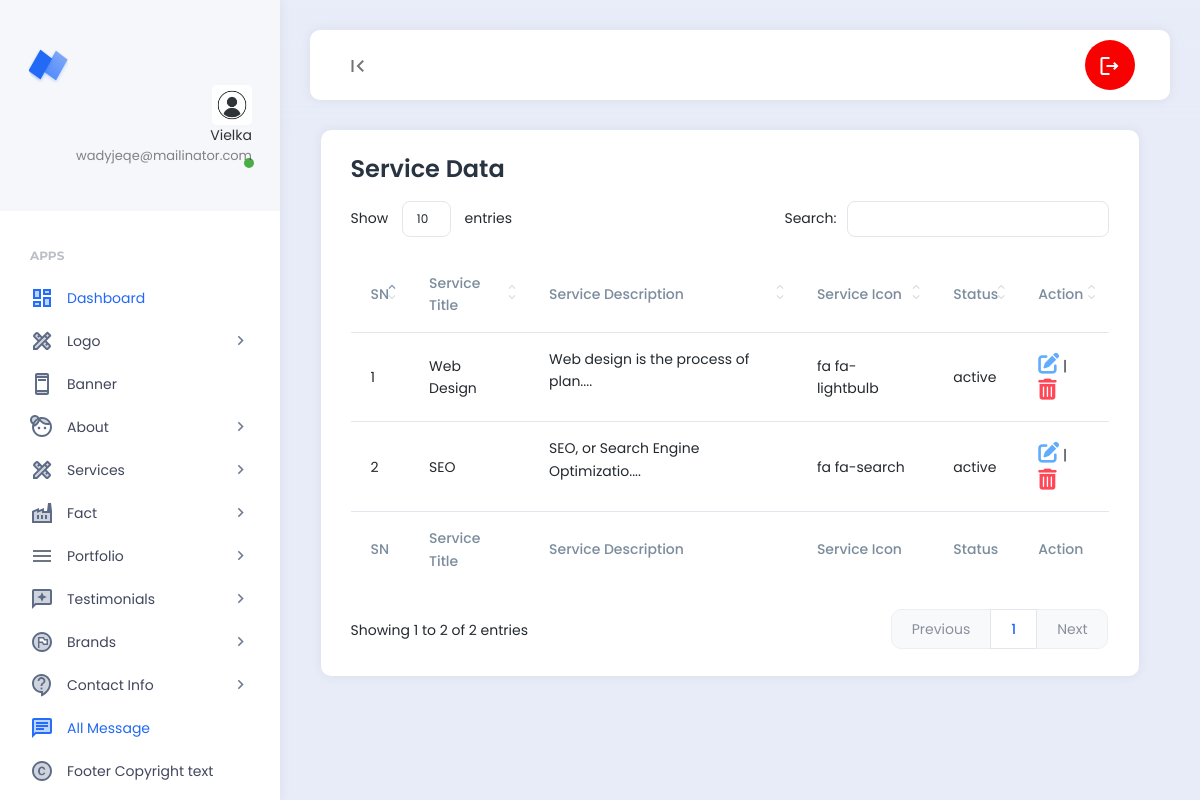
Screenshot of /backend/manage_service.php (signed in) with the database file from the repository.
### tables this page shows
CREATE TABLE `pro_users` (
  `id` int(11) NOT NULL,
  `name` varchar(55) NOT NULL,
  `email` varchar(55) NOT NULL,
  `password` varchar(100) NOT NULL,
  `profile_photo` varchar(200) NOT NULL DEFAULT 'profile_photo.jpg'
);

CREATE TABLE `pro_services` (
  `id` int(11) NOT NULL,
  `service_title` varchar(255) NOT NULL,
  `service_description` text NOT NULL,
  `service_icon` varchar(100) NOT NULL,
  `service_status` varchar(100) NOT NULL
);

### backend/manage_service.php (the view, shortened to what this page needs)
<?php
require_once('header.php');
require_once('../config/db.php');
$service_data_select_query="SELECT * FROM pro_services;";
$view_service_data_query_run = mysqli_query($db_con, $service_data_select_query);
$serial = 1;
?>
<div class="row">
    <div class="col-md-12 col-lg-12">
        <div class="card">
            <div class="card-header">
                <h2 style="font-size: 24px;" class="card-title">Service Data</h2>
            </div>
            <div class="card-body">
                <table id="datatable1" class="display" style="width:100%">
                    <thead>
                        <tr>
                            <th>SN</th>
                            <th>Service Title</th>
                            <th>Service Description</th>
                            <th>Service Icon</th>
                            <th>Status</th>
                            <th>Action</th>
                        </tr>
                    </thead>
                    <tbody>
                        <?php foreach ($view_service_data_query_run as $service_items) :?>
                            <tr>
                            <td><?= $serial++;?></td>
                            <td><?= $service_items['service_title']; ?></td>
                            <td><?= mb_strimwidth($service_items['service_description'], 0, 40, '....') ?></td>
                            <td><?= $service_items['service_icon']; ?></td>
                            <td><?= $service_items['service_status']; ?></td>
                            <td>
                                <a href="edit_service.php?id=<?=$service_items['id'];?>" class="text-info h4"><i class="fa-solid fa-pen-to-square"></i></a>
                                |
                                <a href="delete_service.php?id=<?=$service_items['id'];?>" class="text-danger h4"><i class="fa-solid fa-trash-can"></i></a>
                            </td>
                        </tr>
                      <?php endforeach;?>
                    </tbody>
                    <tfoot>
                        <tr>
                            <th>SN</th>
                            <th>Service Title</th>
                            <th>Service Description</th>
                            <th>Service Icon</th>
                            <th>Status</th>
                            <th>Action</th>
                        </tr>
                    </tfoot>
                </table>
            </div>
        </div>
    </div>
</div>
<?php require_once('footer.php');?>

### backend/header.php (shortened to what this page needs)
<?php
require_once('../config/db.php');
$id = $_SESSION['login_id'];
$select_profile_image_query = "SELECT profile_photo FROM `pro_users` WHERE id=$id";
$query_run = mysqli_query($db_con, $select_profile_image_query);
$select_profile_fetch_assoc = mysqli_fetch_assoc($query_run)['profile_photo'];
?>
<!DOCTYPE html>
<html lang="en">
<head>
    <link rel="stylesheet" href="https://cdnjs.cloudflare.com/ajax/libs/font-awesome/6.4.2/css/all.min.css">
    <link href="assets/plugins/bootstrap/css/bootstrap.min.css" rel="stylesheet">
    <link href="assets/plugins/perfectscroll/perfect-scrollbar.css" rel="stylesheet">
    <link href="assets/plugins/pace/pace.css" rel="stylesheet">
    <link href="assets/plugins/highlight/styles/github-gist.css" rel="stylesheet">
    <link href="assets/plugins/summernote/summernote-lite.min.css" rel="stylesheet">
    <link href="assets/plugins/datatables/datatables.min.css" rel="stylesheet">
    <link href="assets/css/main.min.css" rel="stylesheet">
    <link href="assets/css/custom.css" rel="stylesheet">
</head>
<body>
    <div class="app align-content-stretch d-flex flex-wrap">
        <div class="app-sidebar">
            <div class="logo">
                <a href="http://localhost/project/" target="_blank" class="logo-icon"><span class="logo-text">Neptune</span></a>
                <div class="sidebar-user-switcher user-activity-online">
                    <a href="#">
                        <img src="assets/images/profile_photo/<?= $select_profile_fetch_assoc;?>">
                        <span class="activity-indicator"></span>
                        <span class="user-info-text"><?php if(isset($_SESSION['login_name'])) : echo $_SESSION['login_name']; endif ?><br><span class="user-state-info"><?php if(isset($_SESSION['login_email'])) : echo $_SESSION['login_email']; endif?></span></span>
                    </a>
                </div>
            </div>
            <div class="app-menu">
                <ul class="accordion-menu">
                    <li class="sidebar-title">
                        Apps
                    </li>
                    <li class="active-page">
                        <a href="dashboard.php" class="active"><i class="material-icons-two-tone">dashboard</i>Dashboard</a>
                    </li>
                    <li>
                        <a href=""><i class="material-icons-two-tone">design_services</i>Logo<i class="material-icons has-sub-menu">keyboard_arrow_right</i></a>
                    </li>
                    <li>
                        <a href="manage_banner.php"><i class="material-icons-two-tone">ad_units</i>Banner</a>
                    </li>
                    <li>
                        <a href=""><i class="material-icons-two-tone">face_4</i>About<i class="material-icons has-sub-menu">keyboard_arrow_right</i></a>
                    </li>
                    <li>
                        <a href=""><i class="material-icons-two-tone">design_services</i>Services<i class="material-icons has-sub-menu">keyboard_arrow_right</i></a>
                    </li>
                    <li>
                        <a href=""><i class="material-icons-two-tone">factory</i>Fact<i class="material-icons has-sub-menu">keyboard_arrow_right</i></a>
                    </li>
                    <li>
                        <a href=""><i class="material-icons-two-tone"> menu </i>Portfolio<i class="material-icons has-sub-menu">keyboard_arrow_right</i></a>
                    </li>
                    <li>
                        <a href=""><i class="material-icons-two-tone">reviews</i>Testimonials<i class="material-icons has-sub-menu">keyboard_arrow_right</i></a>
                    </li>
                    <li>
                        <a href=""><i class="material-icons-two-tone">flag_circle</i>Brands<i class="material-icons has-sub-menu">keyboard_arrow_right</i></a>
                    </li>
                    <li>
                        <a href=""><i class="material-icons-two-tone">contact_support</i>Contact Info<i class="material-icons has-sub-menu">keyboard_arrow_right</i></a>
                    </li>
                    <li class="active-page">
                        <a href="all_message.php" class="active"><i class="material-icons-two-tone">chat</i>All Message</a>
                    </li>
                    <li>
                        <a href="copyright_text.php"><i class="material-icons-two-tone">copyright</i>Footer Copyright text</a>
                    </li>
                </ul>
            </div>
        </div>
        <div class="app-container">
            <div class="app-header">
                <nav class="navbar navbar-light navbar-expand-lg">
                    <div class="container-fluid">
                        <div class="navbar-nav" id="navbarNav">
                            <ul class="navbar-nav">
                                <li class="nav-item">
                                    <a class="nav-link hide-sidebar-toggle-button" href="#"><i class="material-icons">first_page</i></a>
                                </li>
                            </ul>
                        </div>
                        <div class="d-flex">
                            <ul class="navbar-nav">
                                <li class="nav-item hidden-on-mobile">
                                    <a class="nav-link nav-notifications-toggle" id="notificationsDropDown" style="width: 50px; height:50px;border-radius:50%;" href="#" data-bs-toggle="dropdown">
                                        <i class="material-icons-outlined">logout</i>
                                    </a>
                                </li>
                            </ul>
                        </div>
                    </div>
                </nav>
            </div>
            <div class="app-content">
                <div class="content-wrapper">
                    <div class="container">
                        <div class="row">

### rows the page displays
pro_users: profile_photo (picture)
pro_services: service_title "Web Design", service_description "Web design is the process of plan....", service_icon "fa fa-lightbulb", service_status "active"
pro_services: service_title "SEO", service_description "SEO, or Search Engine Optimizatio....", service_icon "fa fa-search", service_status "active"

### other values shown
$_SESSION['login_name'] "Vielka"
$_SESSION['login_email'] "wadyjeqe@mailinator.com"
